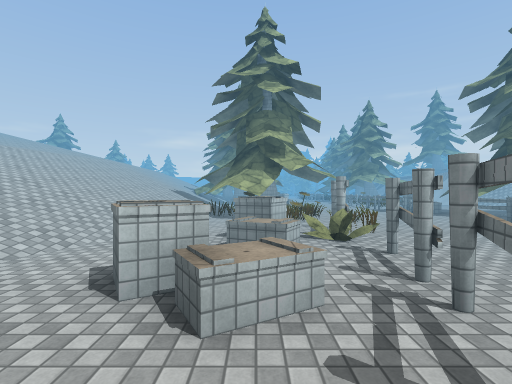
View 1 (above)

24 first-person views from a walk through a Unity game level. The camera is 1.5 m above the floor, looks level and sees 85° across. The floor is counted in squares, 2 m on a side. Each view is taken from the middle of a square. On the plan, view 1 faces up. The plan holds only what a view shows up to about 10 squares ahead; the rest is blank. The place goes on beyond the plan. Some animated figures are left out. Some surface patterns are stand-ins.

View 2
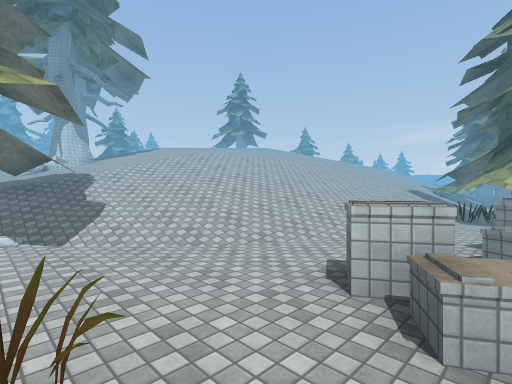

View 3
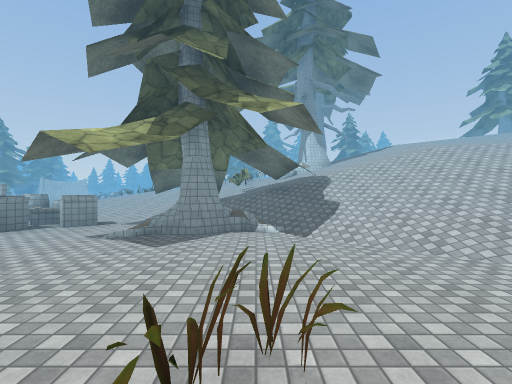

View 4
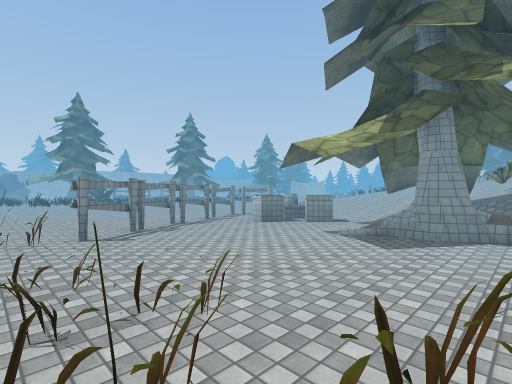

View 5
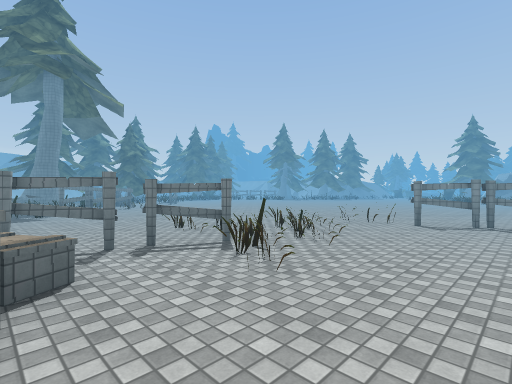

View 6
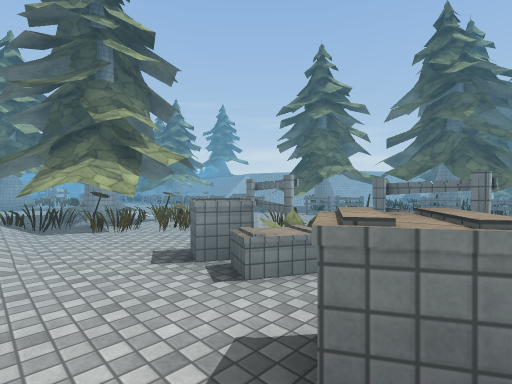

View 7
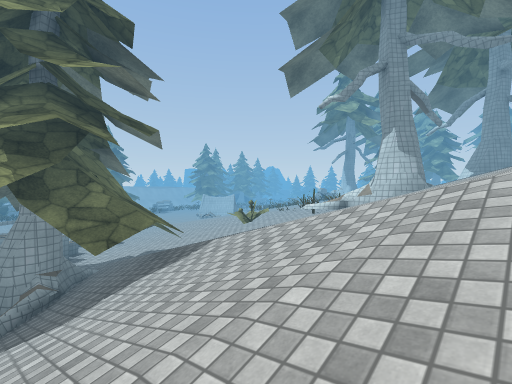

View 8
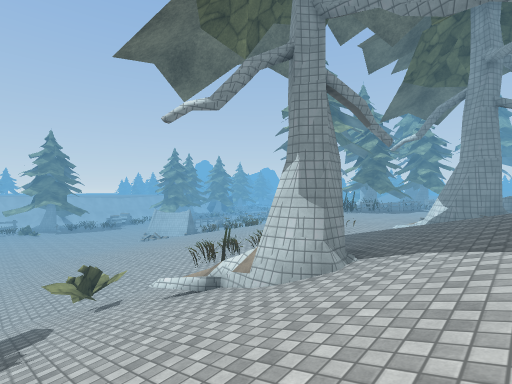

View 9
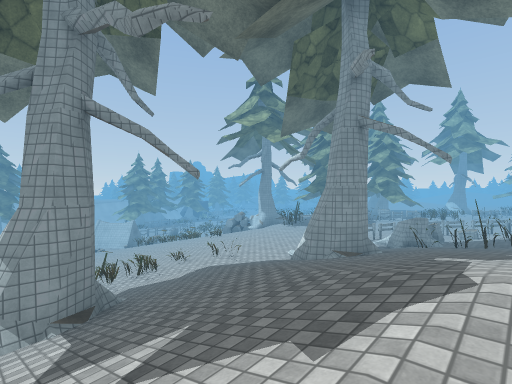

View 10
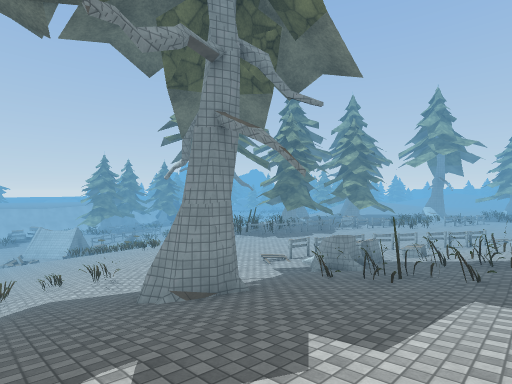

View 11
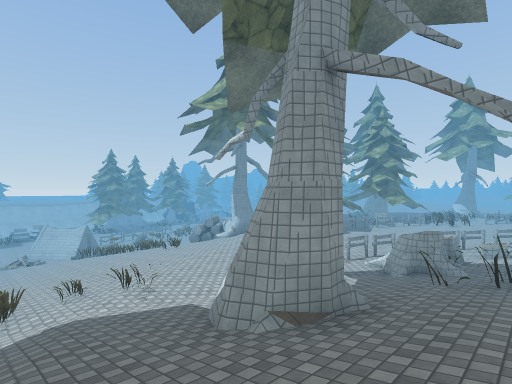

View 12
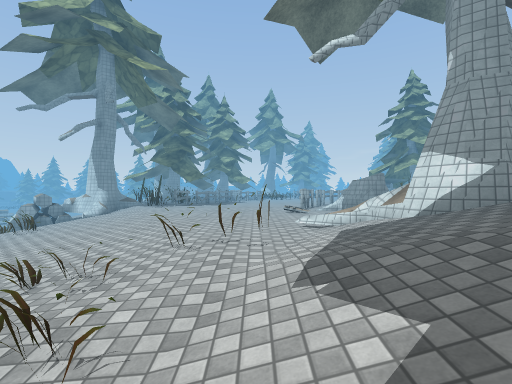

View 13
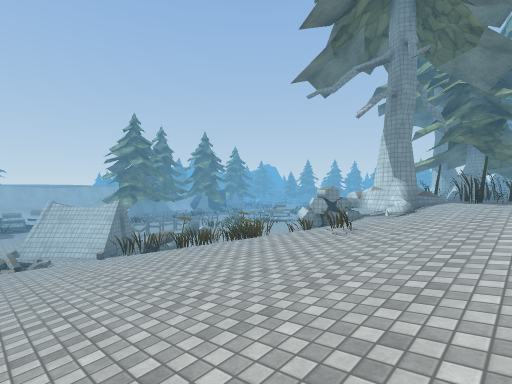

View 14
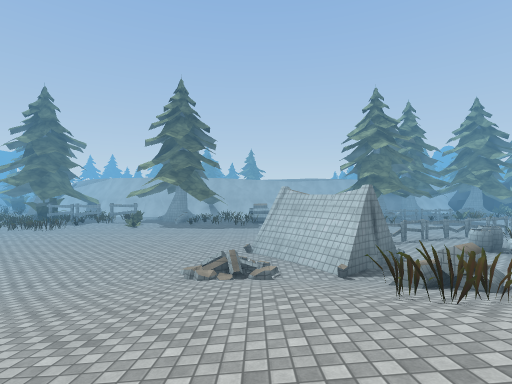

View 15
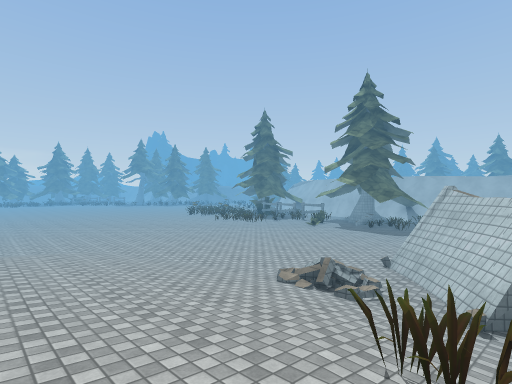

View 16
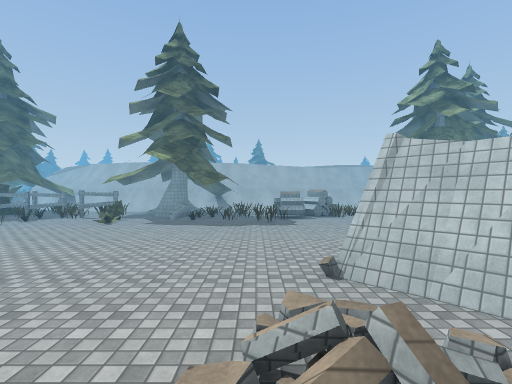

View 17
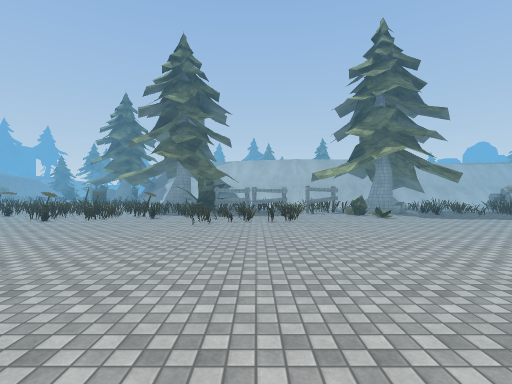

View 18
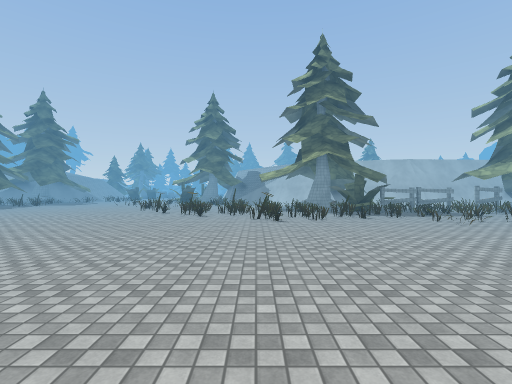

View 19
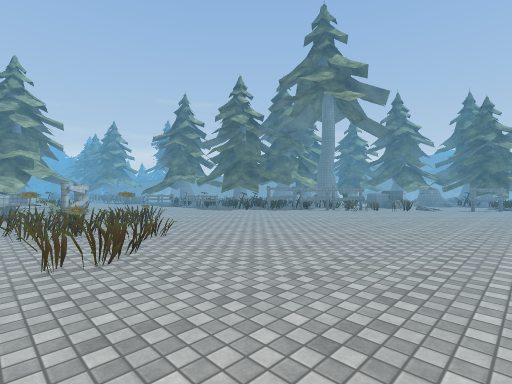

View 20
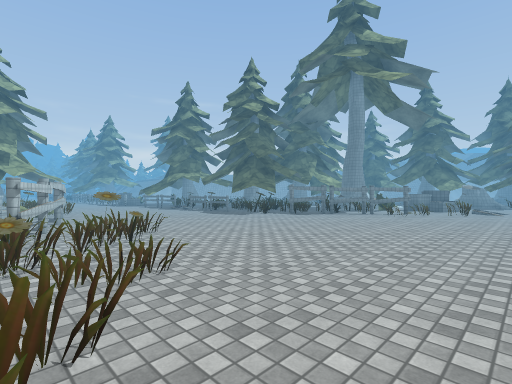

View 21
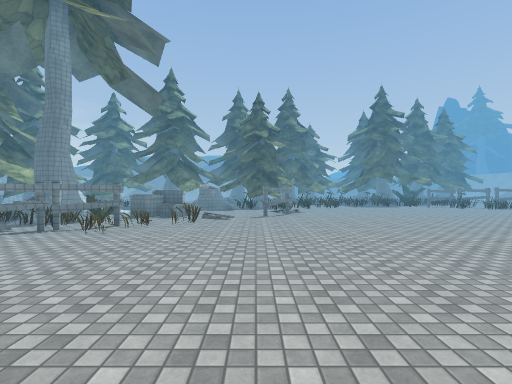

View 22
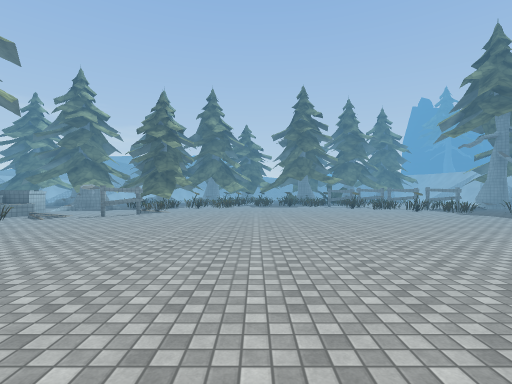

View 23
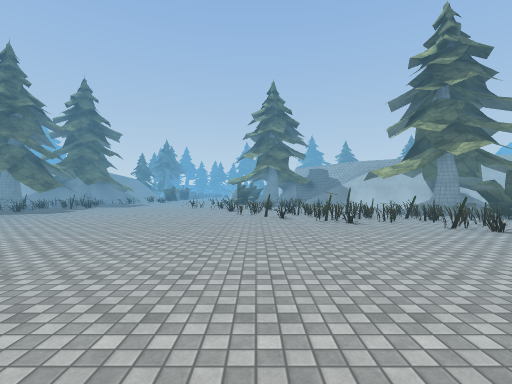

View 24
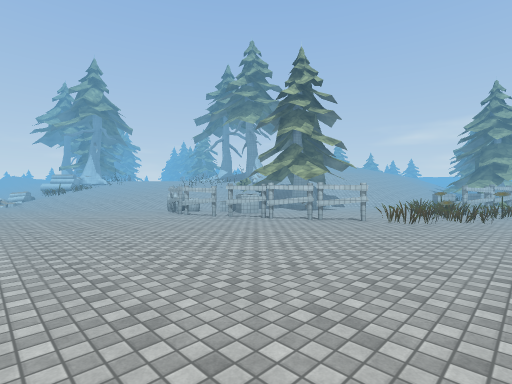

### Floor plan
Key: @ floor where view 1 was taken; # wall or solid block; x gap in a wall; . main floor; : floor 3.25 m higher than the main floor; + floor 3.5 m higher than the main floor; / step, stairs or slope; = window, fence, low wall or low ledge; ^ raised ledge; T thing the floor can be seen under or through.
Columns run from 24 left of view 1 to 14 right of it. Each row starts with its distance up from view 1.
  8      /// /       //////###.....#
  7 x###/////////  ////////..==...==
  6 /#/##///////   ////////...#.. ##=
  5 ////#//////////////////.^##..   #=#
  4  ^#///##//////////////..^=...  =#=#
  3 #x=:///////##/////////....#... ###
  2 +++::#/////##////////..^^......###
  1 +++::::#/////=////=/.....#.....^=== ^
  0 +++::::#/###/////#=/...=@#......#= ##
 -1 +++::////=##//^/ ###...=x#=......#==#/
 -2  ++//////^=///// /./....=.........#=#.
 -3 #////////////////........=.......=#=^##
 -4 #/// //// ///////.^...............==.^.
 -5 #/ =/////  /////.^^^..TT=..............
 -6 ^/=//////   ///.^= TTTT................
 -7 ###/=//////////.###TT................#/
 -8 #/ ==/////////.........................
 -9   #//#////////.............   .........
-10    /^x/////................  ..........
-11   ..=#.//.................. ...........
-12  ...###//..................  ..........
-13  ^..  ##....................  .........
-14 #...   ......................  ........
-15 #=##  ........................  .......
-16 #..   ...........=.............  ......
-17       .........===...=..........  .....
-18      ...=........==#===..........   ..
-19      ..====..#.==========........
-20      x##=#=..#####^###====........
-21                   ######===........
-22                       ##===........

Where each view was taken, in squares from view 1:
view 1: 0 up, 0 right, facing up
view 2: 0 up, 0 right, facing up-left
view 3: 0 up, 0 right, facing left
view 4: 0 up, 0 right, facing down-left
view 5: 2 up, 3 left, facing down-right
view 6: 2 up, 2 left, facing up-right
view 7: 5 up, 5 left, facing down-left
view 8: 5 up, 9 left, facing down-left
view 9: 7 up, 12 left, facing down-left
view 10: 8 up, 15 left, facing down-left
view 11: 6 up, 15 left, facing down-left
view 12: 1 up, 14 left, facing left
view 13: 2 down, 16 left, facing down-left
view 14: 6 down, 17 left, facing down
view 15: 7 down, 19 left, facing down-right
view 16: 10 down, 16 left, facing down
view 17: 10 down, 8 left, facing down
view 18: 10 down, 2 left, facing down
view 19: 8 down, 1 left, facing up-right
view 20: 6 down, 0 right, facing up-right
view 21: 6 down, 4 right, facing right
view 22: 11 down, 4 right, facing right
view 23: 12 down, 2 right, facing down
view 24: 12 down, 2 right, facing up-left
